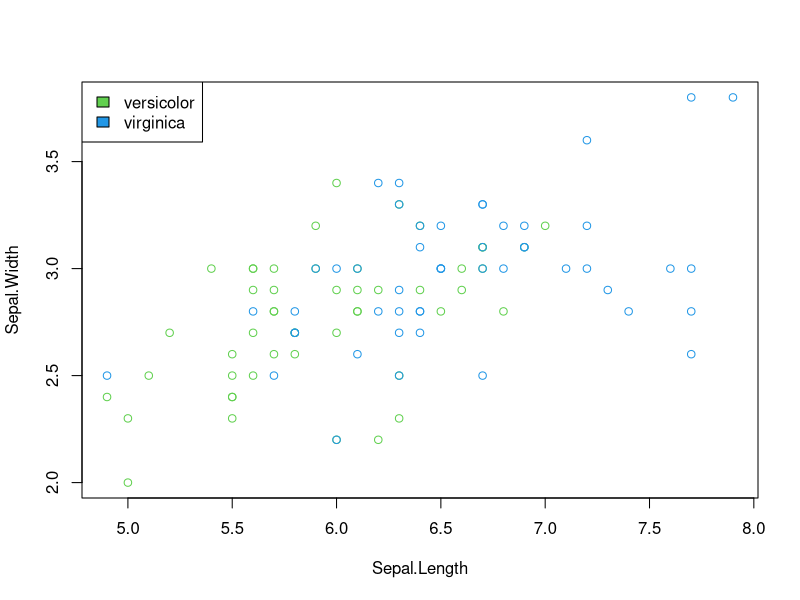
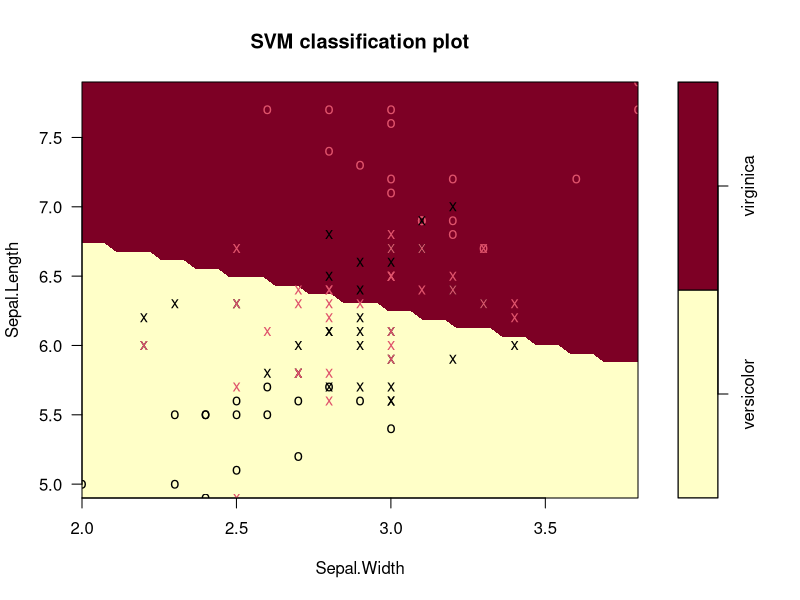
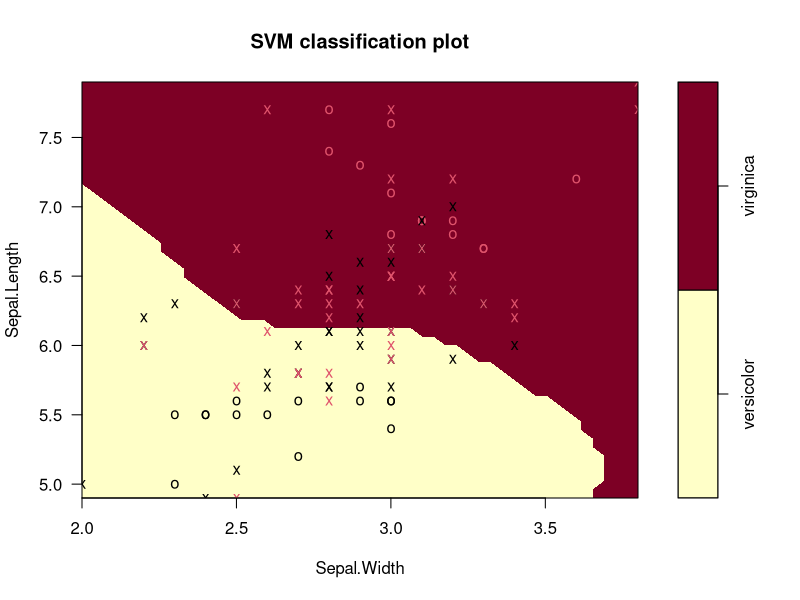
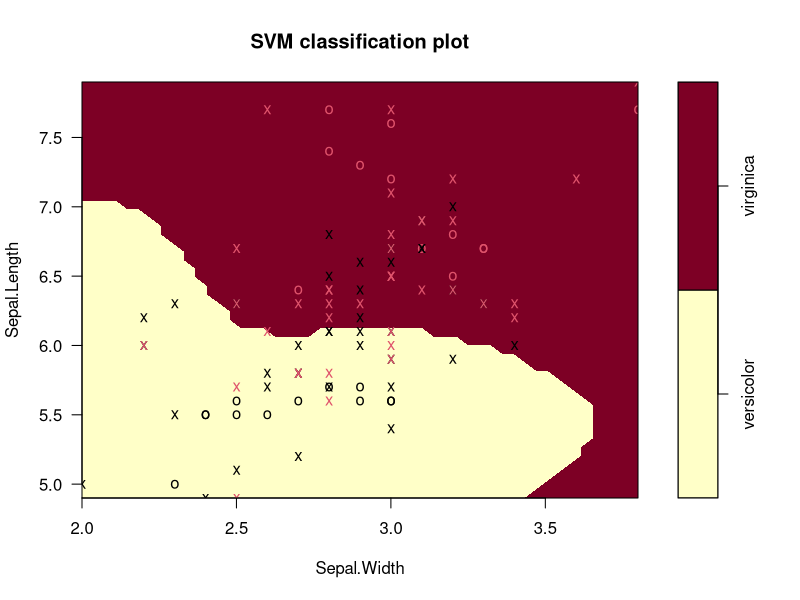
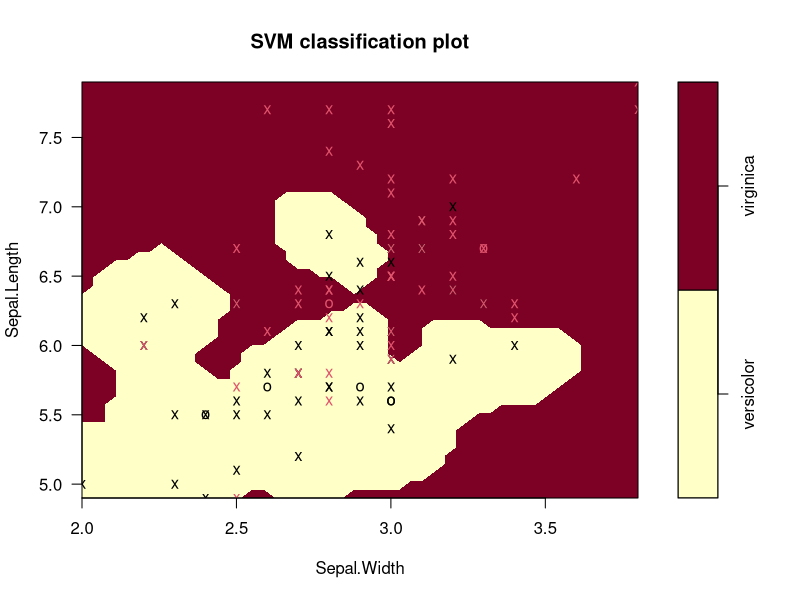
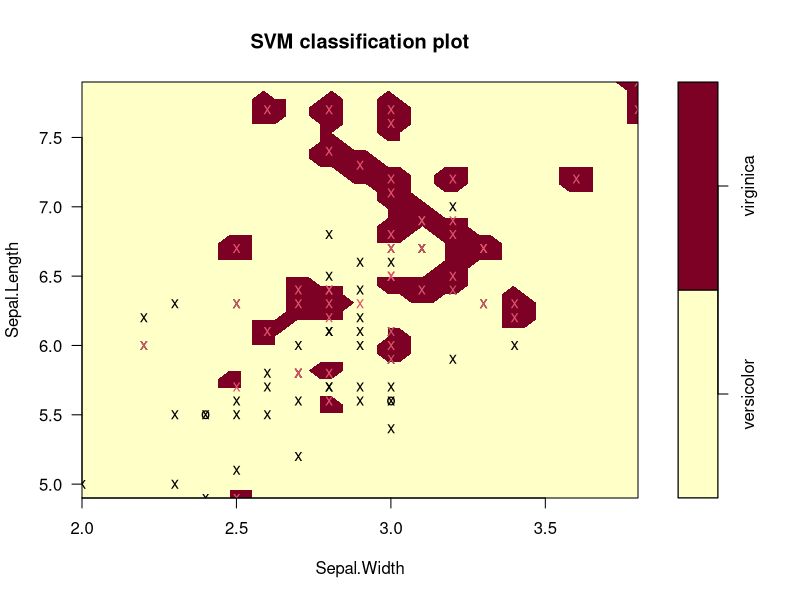
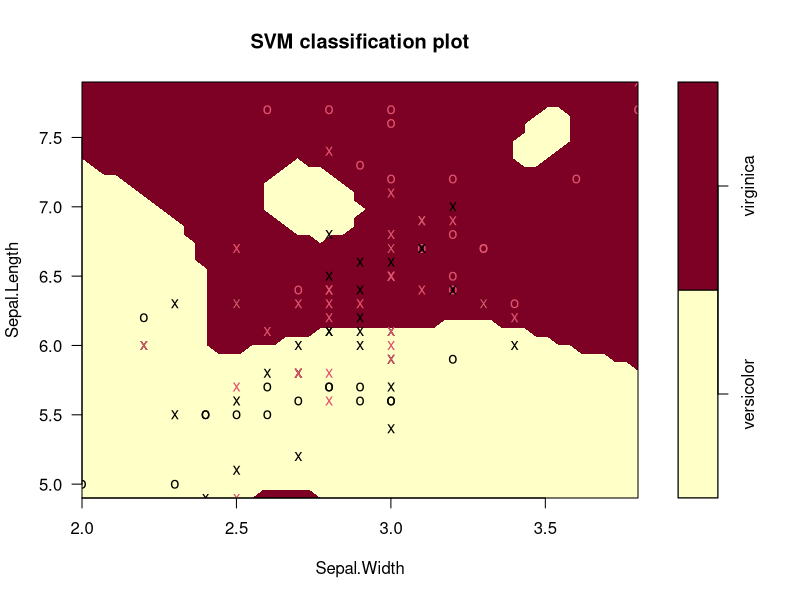
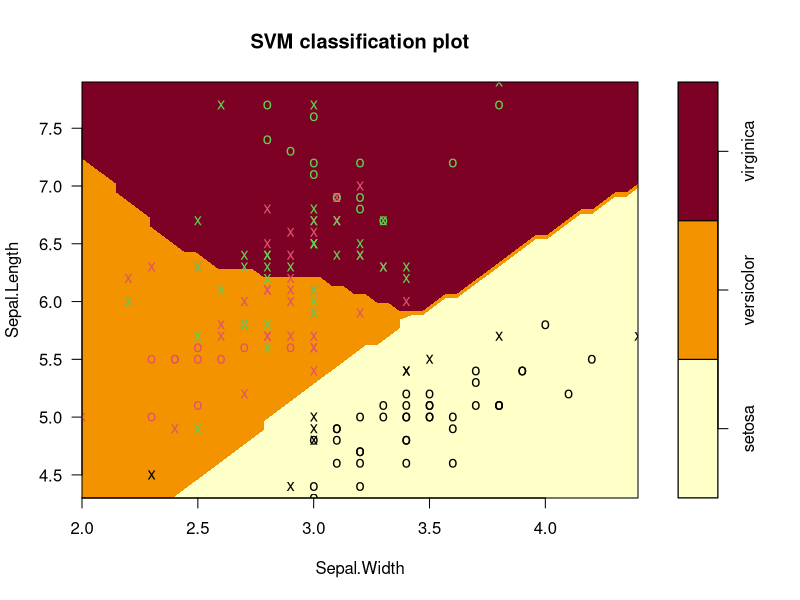

Source code (R) for these figures, in order:
# WEEK 5 - DEMO - SUPPORT VECTOR MACHINES

library(e1071)
library(pROC)
library(dplyr)

data(iris)

# TWO-CLASS SVM
# classes: virginica, versicolor
# variables: sepal length, sepal width

# first visualise the data
# (copied from demo to save time)

iris2 <- iris %>% filter(Species!="setosa") %>% select(Species,Sepal.Length,Sepal.Width) %>% mutate(Species=factor(Species))
plot(iris2[,2:3],col=as.numeric(iris$Species)+2)
legend("topleft", levels(iris$Species)[-1], fill=3:4, ncol=1)

# fit the SVM with linear kernel
svm.linear <- svm(Species ~ ., data=iris2, kernel="linear")
plot(svm.linear, data=iris2)

# fit the SVM with radial kernel, different gammas
svm.radial <- svm(Species~., data=iris2, kernel="radial")
plot(svm.radial, data=iris2)

svm.radial1 <- svm(Species~., data=iris2, kernel="radial", gamma=1)
plot(svm.radial1, data=iris2)

svm.radial10 <- svm(Species~., data=iris2, kernel="radial", gamma=10)
plot(svm.radial10, data=iris2)

svm.radial100 <- svm(Species~., data=iris2, kernel="radial", gamma=100)
plot(svm.radial100, data=iris2)

# fit the SVM with radial kernel, high cost
svm.radialC100 <- svm(Species~.,data=iris2,kernel="radial",cost=100)
plot(svm.radialC100, data=iris2)

# OBSERVATIONS

# lower gamma and low cost:
# more like linear
# fewer support vectors
# contiguous prediction regions
# high in-sample misclassification rate

# higher gamma and high cost:
# more complex prediction regions, possibly islands
# many support vectors
# possibly high out-of-sample misclassification rate due to overfitting

# COMPARE CONFUSION MATRICES

table(iris2$Species, fitted(svm.radial))

table(iris2$Species,fitted(svm.radial100))

# CROSS-VALIDATION
# to give an idea of what the out-of-sample error rate might be
# use 10-fold i.e. dataset is divided into 10 parts
# result: it's not better to set gamme very high

svm.radial <- svm(Species ~ ., data=iris2, kernel="radial", cross=10)
summary(svm.radial)

svm.radial100 <- svm(Species ~ ., data=iris2, kernel="radial", gamma=100, cross=10)
summary(svm.radial100)

# AUTOMATED TUNING
# $best.model is the model with the smallest error.
tuned.svm <- tune.svm(Species ~ ., data=iris2, kernel="radial", gamma=10^(-1:1), cost=10^(-1:1))
summary(tuned.svm)
tuned.svm$best.model

# MULTICLASS SVM (MORE THAN 2 POPULATIONS)
# use all the classes in iris, not just virginica and versicolor

svm3.radial <- svm(Species~Sepal.Length+Sepal.Width,data=iris,cross=10)
summary(svm3.radial)
plot(svm3.radial, data=iris, Sepal.Length ~ Sepal.Width)

# PREDICTION

x.new <- data.frame(Sepal.Width=3.4, Sepal.Length=6.0)

predict(svm3.radial, newdata=x.new, decision.values=TRUE)

# ROC CURVES TO SET THRESHOLDS

y.hat.radial <- predict(svm.radial, newdata=iris2, decision.values=TRUE)
y.hat.radial <- c(attr(y.hat.radial, "decision.values"))
hist(y.hat.radial)

roc.radial <- roc(iris2$Species=="versicolor", y.hat.radial)

y.hat.linear <- predict(svm.linear, newdata=iris2, decision.values=TRUE)
y.hat.linear <- c(attr(y.hat.linear, "decision.values"))

roc.linear <- roc(iris2$Species=="versicolor", y.hat.linear)

plot(roc.radial, col=2)
plot(roc.linear, col=3, add=TRUE)
legend("bottomright",c("RBF SVM", "Linear SVM"),lty=1,col=2:3)



